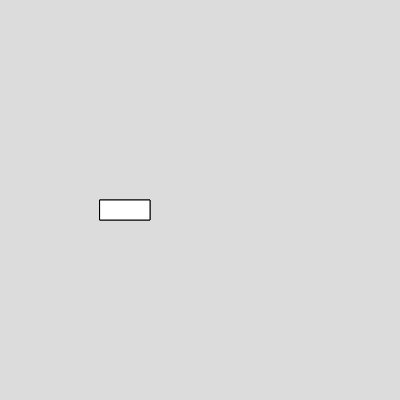
Frame 1 (no input)
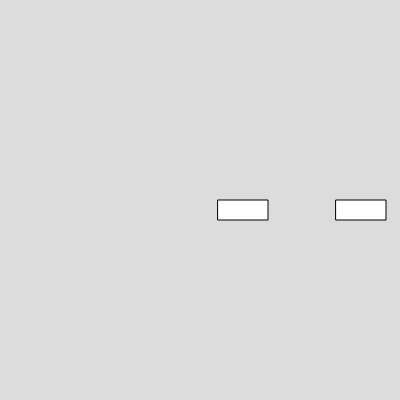
Frame 60 (no input)
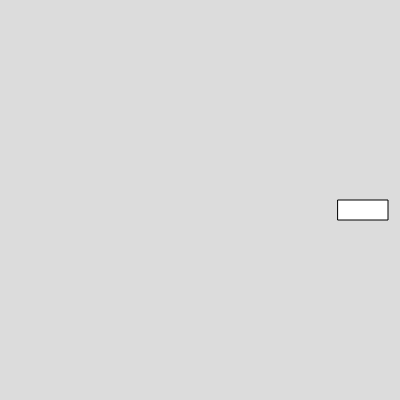
Frame 120 (the mouse pressed at the canvas centre since frame 60)

The p5.js sketch that drew these frames (run headless with seeded random() and noise() and a simulated clock; from frame 60 on, the mouse is pressed at the canvas centre):

// p5.js sketch
// ── sketch.js
var b1,b2;

function setup() 
{
  createCanvas(400, 400);

  b1=new Box();
  b2=new Box();


}

function draw() 
{
  background(220);
  b1.show();
  b1.set_speed(2);
  b2.show();
  b2.set_speed(4);
  



}


// ── box.js
class Box{
    //properties
    constructor(){
      this.x=100;
      this.y=200;
      this.w=50;
      this.h=20;
    }


    //functions
    show(){
      rect(this.x,this.y,this.w,this.h);
    }
    set_speed(v){
      this.x=this.x+v;
    }


}

  
